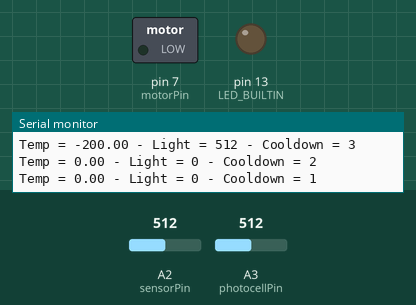
Bench run of a sketch on a simulated Arduino Uno, built with avr-gcc and run on an emulated ATmega328P. Shown: switched loads named in the sketch (green lamp = pin HIGH), output pins drawn as LEDs (lit = HIGH), the last lines printed to the serial monitor. Inputs (shaded band) come from the test bench; at power-on: A3 (photocellPin) = 512, A2 (sensorPin) = 512.

Above: at 1.2 s.
1.3 s: A3 (photocellPin) set to 545
At 2.4 s:
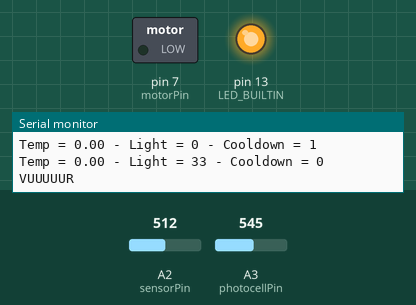
At 14.3 s:
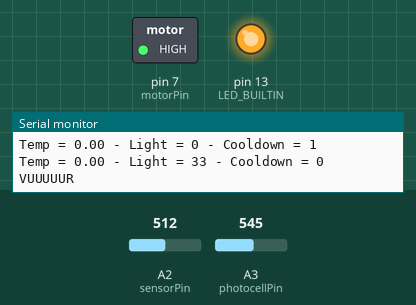
Timing chart, 0 to 15.5 s (numbered marks = the images above; inputs shaded):
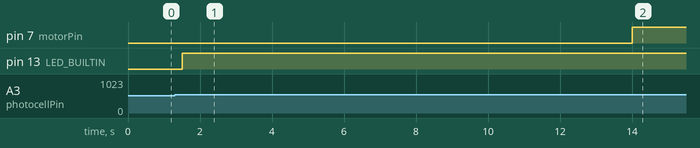

The sketch:

arduino.ino
```cpp
// Incluse I2C lib
#include <Wire.h>

// Define the I2C to listen for the pi on
#define SLAVE_ADDRESS 0x04

// The pin to listen for light data on
int photocellPin = 3;
// The pin to listen for the temperature data on
int sensorPin = 2;
// The pin to activate the motor on
int motorPin = 7;

// Whether or not we're currently crying
int activate = 0;
// Will disallow activation when above 0
int cooldown = 3;
// The last X readings from the light sendor
int photoHistory[] = {0, 0, 0, 0, 0, 0};
float temperatureHistory[] = {0, 0, 0, 0, 0, 0};

// Dynamic array lengths
int photoLength = sizeof(photoHistory) / 2;
int temperatureLength = sizeof(temperatureHistory) / 4;


void setup(void) {
  // Get the LED, motor and serial console ready
  pinMode(LED_BUILTIN, OUTPUT);
  pinMode(motorPin, OUTPUT);
  Serial.begin(9600);

  // Start listening for I2C comm
  Wire.begin(SLAVE_ADDRESS);

  // Define callbacks for i2c communication
  Wire.onReceive(receiveData);
  Wire.onRequest(sendData);

  Serial.println("Gestart");
}

void loop(void) {
  // When activated, wait 12s for the sound to play and active the motor after that
  if (activate == 1) {
    delay(12000);
    digitalWrite(motorPin, HIGH);
    delay(5000);
    digitalWrite(motorPin, LOW);

    // Reset activation and set the cooldown to 6 loops to ingore invalid data after wakeup
    activate = 0;
    cooldown = 6;
    return;
  }

  // Read raw sansor data
  int photocellReading = analogRead(photocellPin);
  int reading = analogRead(sensorPin);

  // Convert temperature voltage to celcius
  float voltage = reading * 5.0;
  voltage /= 1024.0;
  float temperatureC = (voltage - 0.5) * 100 ;

  // Move the light sensor data points by 1 and add the last reading
  for (int i = 0; i < photoLength; i++) {
    if (i == photoLength - 1) {
      photoHistory[i] = photocellReading;
    }
    else {
      photoHistory[i] = photoHistory[i + 1];
    }
  }

  // Move the temperature sensor data points by 1 and add the last reading
  for (int i = 0; i < temperatureLength; i++) {
    if (i == temperatureLength - 1) {
      temperatureHistory[i] = temperatureC;
    }
    else {
      temperatureHistory[i] = temperatureHistory[i + 1];
    }
  }

  // If both are 0, the data hasn't been filled yet
  if (temperatureHistory[1] == 0 && photoHistory[1] == 0) {
    return;
  }

  // Get the diff of old and new temperature and light data
  int deltaPhoto = photoHistory[5] - photoHistory[0];
  float deltaTemperature = temperatureHistory[0] - temperatureHistory[5];

  // Print the last data to the console
  Serial.print("Temp = ");
  Serial.print(deltaTemperature);
  Serial.print(" - Light = ");
  Serial.print(deltaPhoto);
  Serial.print(" - Cooldown = ");
  Serial.println(cooldown);

  // If the temperature and light diff is high and we're not on cooldown, activate
  if (deltaTemperature < 2 && deltaPhoto > 15 && cooldown == 0) {
    Serial.println("VUUUUUR");
    digitalWrite(LED_BUILTIN, HIGH);
    activate = 1;
  }
  // Otherwise, make sure we're not activated
  else  {
    activate = 0;
    digitalWrite(motorPin, LOW);
    digitalWrite(LED_BUILTIN, LOW);
  }

  // Lower the cooldown by 1 if we're currently on cooldown
  if (cooldown > 0) {
    cooldown--;
  }

  delay(500);
}

// Receives data from the pi but discards it as we don't need it
// We need to keep receiveing the data because the I2C connection will close otherwise
void receiveData(int byteCount) {
  while (Wire.available()) {
    Wire.read();
  }
}

// When we're allowed to send data
void sendData() {
  // Print what we're doing
  Serial.print("I2C naar pi = ");
  Serial.println(activate);

  // Let the pi know it should play sound if we're activated
  if (activate == 1) {
    Wire.write(2);
  }
  else {
    Wire.write(1);
  }
}
```

Measured:
- the behaviour switches between 527 and 528 on A3 (photocellPin) (found by bisection; images 0 and 1)
- after the input at 1.3 s, pin 7 (motorPin): LOW → HIGH after 12.7 s; pin 13 (LED_BUILTIN): LOW → HIGH after 0.21 s
